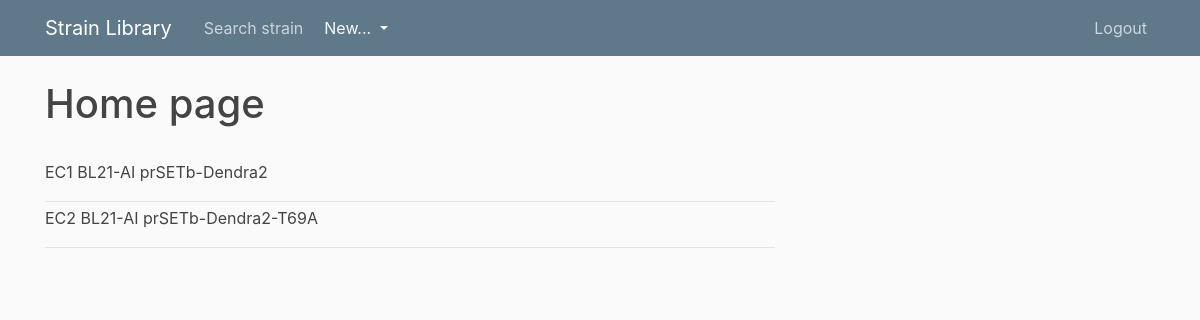
Screenshot of /home (signed in) with the database file from the repository.
### strain_library/models.py (models this page shows, shortened)
class Strain(db.Model):
    id = db.Column(db.Integer, primary_key=True)
    number = db.Column(db.String, nullable=False)
    name = db.Column(db.String, nullable=False)
    host = db.Column(db.String, nullable=False)
    vector = db.Column(db.String)
    vector_type = db.Column(db.String)
    selection_marker = db.Column(db.String)
    box = db.Column(db.String)
    slot = db.Column(db.String)
    date_of_creation = db.Column(db.Date)
    comments = db.Column(db.Text)
    user_id = db.Column(db.Integer, db.ForeignKey('user.id'), nullable=False)

### strain_library/routes.py (the view)
@app.route('/')
@app.route('/home')
@login_required
def home():
    strains = Strain.query.all()
    return render_template('home.html', strains=strains)

### strain_library/models.py (called while the page is built)
@login_manager.user_loader
def load_user(user_id):
    return User.query.get(int(user_id))

### strain_library/templates/home.html
{% extends "layout.html" %}
{% block content %}
    <h1>Home page</h1>
    <br>
    {% for strain in strains %}
    <article class="media">
        <div class="media-body">
            <div class="article-metadata">
                <p><a class="article-title" href="{{ url_for('strain', strain_id=strain.id) }}">{{ strain.number }} {{ strain.name }}</a></p>
            </div>
        </div>
    </article>
    {% endfor %}
{% endblock content %}

### strain_library/static/main.css (style rules this page uses)
body { background: #fafafa; color: #333333; margin-top: 5rem; }
h1, h2, h3, h4, h5, h6 { color: #444444; }
.article-title { color: #444444; }
.article-metadata { padding-bottom: 1px; margin-bottom: 4px; border-bottom: 1px solid #e3e3e3 }

### rows the page displays
Strain: number "EC1", name "BL21-AI prSETb-Dendra2"
Strain: number "EC2", name "BL21-AI prSETb-Dendra2-T69A"
